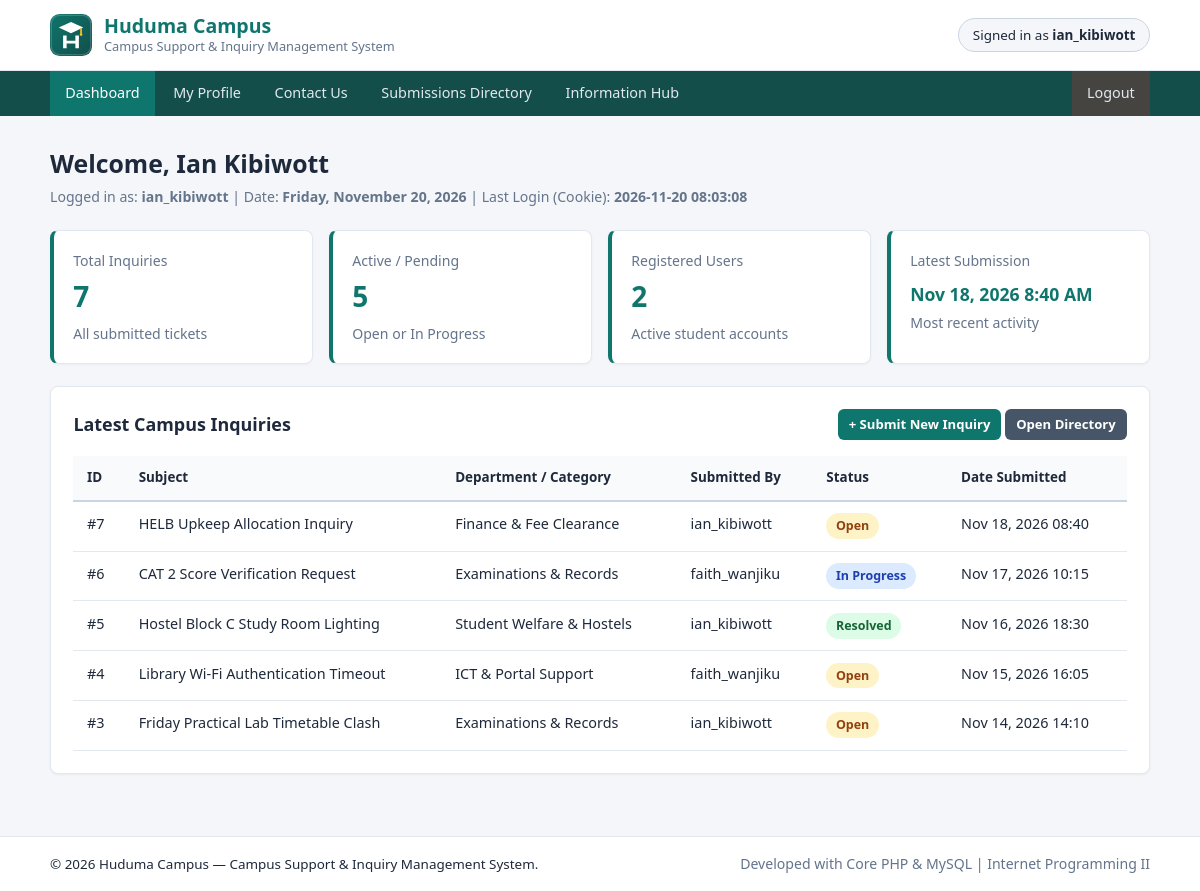
/pages/dashboard.php (signed in), run on the app's committed database.
### tables this page shows
CREATE TABLE submissions (
    id INT AUTO_INCREMENT PRIMARY KEY,
    user_id INT NOT NULL,
    category_id INT NOT NULL,
    sender_name VARCHAR(100) NOT NULL,
    sender_email VARCHAR(120) NOT NULL,
    subject VARCHAR(150) NOT NULL,
    message TEXT NOT NULL,
    status ENUM('Open', 'In Progress', 'Resolved') NOT NULL DEFAULT 'Open',
    created_at DATETIME NOT NULL DEFAULT CURRENT_TIMESTAMP,
    updated_at DATETIME NULL ON UPDATE CURRENT_TIMESTAMP,
     
    CONSTRAINT fk_submissions_user
        FOREIGN KEY (user_id) REFERENCES users(id) ON DELETE CASCADE,
    CONSTRAINT fk_submissions_category
        FOREIGN KEY (category_id) REFERENCES categories(id) ON DELETE RESTRICT,
     
    INDEX idx_submissions_subject (subject),
    INDEX idx_submissions_created (created_at),
    INDEX idx_submissions_status (status)
);

CREATE TABLE categories (
    id INT AUTO_INCREMENT PRIMARY KEY,
    name VARCHAR(80) NOT NULL UNIQUE,
    office_in_charge VARCHAR(100) NOT NULL,
    sla_hours INT NOT NULL DEFAULT 24,
    description VARCHAR(255) NOT NULL
);

CREATE TABLE users (
    id INT AUTO_INCREMENT PRIMARY KEY,
    username VARCHAR(50) NOT NULL UNIQUE,
    email VARCHAR(120) NOT NULL UNIQUE,
    password_hash VARCHAR(255) NOT NULL,
    full_name VARCHAR(100) NOT NULL,
    reg_number VARCHAR(40) NOT NULL DEFAULT 'N/A',
    department VARCHAR(80) NOT NULL DEFAULT 'General',
    created_at DATETIME NOT NULL DEFAULT CURRENT_TIMESTAMP,
     
    INDEX idx_users_email (email),
    INDEX idx_users_username (username)
);

### includes/functions.php (called while the page is built, shortened)
<?php
function getStatusBadgeClass(string $status): string {
    switch ($status) {
        case 'Resolved':
            return 'badge-resolved';
        case 'In Progress':
            return 'badge-progress';
        case 'Open':
        default:
            return 'badge-open';
    }
}

### pages/dashboard.php (the view, shortened to what this page needs)
<?php
require_once __DIR__ . '/../config/db.php';
require_once __DIR__ . '/../includes/functions.php';
$totalSubmissions = (int)$pdo->query("SELECT COUNT(id) FROM submissions")->fetchColumn();
$pendingCount     = (int)$pdo->query("SELECT COUNT(id) FROM submissions WHERE status != 'Resolved'")->fetchColumn();
$totalUsers       = (int)$pdo->query("SELECT COUNT(id) FROM users")->fetchColumn();
$latestDateRaw    = $pdo->query("SELECT MAX(created_at) FROM submissions")->fetchColumn();
$latestSubmissionDate = $latestDateRaw
    ? date('M j, Y g:i A', strtotime($latestDateRaw))
    : 'No submissions recorded';
$recentStmt = $pdo->prepare(
    "SELECT s.id, s.subject, s.status, s.created_at, c.name AS category_name, u.username
     FROM submissions s
     INNER JOIN categories c ON s.category_id = c.id
     INNER JOIN users u ON s.user_id = u.id
     ORDER BY s.created_at DESC
     LIMIT 5"
);
$recentStmt->execute();
$recentSubmissions = $recentStmt->fetchAll();
$lastLoginDisplay = isset($_COOKIE['hc_last_login'])
    ? htmlspecialchars($_COOKIE['hc_last_login'], ENT_QUOTES, 'UTF-8')
    : 'Current active session';
include __DIR__ . '/../includes/header.php';
?>
<section class="page-header">
    <h1>Welcome, <?= htmlspecialchars($_SESSION['full_name'] ?? $_SESSION['username'], ENT_QUOTES, 'UTF-8') ?></h1>
    <p class="muted">
        Logged in as: <strong><?= htmlspecialchars($_SESSION['username'], ENT_QUOTES, 'UTF-8') ?></strong> |
        Date: <strong><?= date('l, F j, Y') ?></strong> |
        Last Login (Cookie): <strong><?= $lastLoginDisplay ?></strong>
    </p>
</section>
<section class="grid-4" aria-label="System Summary Statistics">
    <div class="stat-card">
        <span class="muted">Total Inquiries</span>
        <div class="stat-value"><?= $totalSubmissions ?></div>
        <span class="muted">All submitted tickets</span>
    </div>
    <div class="stat-card">
        <span class="muted">Active / Pending</span>
        <div class="stat-value"><?= $pendingCount ?></div>
        <span class="muted">Open or In Progress</span>
    </div>
    <div class="stat-card">
        <span class="muted">Registered Users</span>
        <div class="stat-value"><?= $totalUsers ?></div>
        <span class="muted">Active student accounts</span>
    </div>
    <div class="stat-card">
        <span class="muted">Latest Submission</span>
        <div class="stat-value" style="font-size:1.1rem; margin-top:0.55rem;">
            <?= htmlspecialchars($latestSubmissionDate, ENT_QUOTES, 'UTF-8') ?>
        </div>
        <span class="muted">Most recent activity</span>
    </div>
</section>
<section class="card">
    <div style="display:flex; justify-content:space-between; align-items:center; flex-wrap:wrap; gap:0.75rem; margin-bottom:1rem;">
        <h2 style="margin:0;">Latest Campus Inquiries</h2>
        <div>
            <a href="<?= BASE_URL ?>/pages/contact.php" class="btn btn-sm">+ Submit New Inquiry</a>
            <a href="<?= BASE_URL ?>/pages/submissions.php" class="btn btn-secondary btn-sm">Open Directory</a>
        </div>
    </div>
    <?php if (empty($recentSubmissions)): ?>
        <p class="muted">No inquiries found in the database.</p>
    <?php else: ?>
        <div class="table-responsive">
            <table class="data-table">
                <thead>
                    <tr>
                        <th>ID</th>
                        <th>Subject</th>
                        <th>Department / Category</th>
                        <th>Submitted By</th>
                        <th>Status</th>
                        <th>Date Submitted</th>
                    </tr>
                </thead>
                <tbody>
                    <?php foreach ($recentSubmissions as $row): ?>
                        <tr>
                            <td>#<?= (int)$row['id'] ?></td>
                            <td><?= htmlspecialchars($row['subject'], ENT_QUOTES, 'UTF-8') ?></td>
                            <td><?= htmlspecialchars($row['category_name'], ENT_QUOTES, 'UTF-8') ?></td>
                            <td><?= htmlspecialchars($row['username'], ENT_QUOTES, 'UTF-8') ?></td>
                            <td>
                                <span class="badge <?= getStatusBadgeClass($row['status']) ?>">
                                    <?= htmlspecialchars($row['status'], ENT_QUOTES, 'UTF-8') ?>
                                </span>
                            </td>
                            <td><?= htmlspecialchars(date('M j, Y H:i', strtotime($row['created_at'])), ENT_QUOTES, 'UTF-8') ?></td>
                        </tr>
                    <?php endforeach; ?>
                </tbody>
            </table>
        </div>
    <?php endif; ?>
</section>
<?php include __DIR__ . '/../includes/footer.php'; ?>

### includes/header.php (shortened to what this page needs)
<?php
$currentTheme = (isset($_COOKIE['hc_theme']) && $_COOKIE['hc_theme'] === 'dark')
    ? 'theme-dark'
    : 'theme-light';
$logoPath = BASE_URL . '/assets/logo.svg';
?>
<!DOCTYPE html>
<html lang="en">
<head>
    <link rel="stylesheet" href="<?= BASE_URL ?>/assets/style.css">
</head>
<body class="<?= $currentTheme ?>">
    <header class="site-header">
        <div class="container header-inner">
            <a href="<?= BASE_URL ?>/index.php" class="brand">
                <img src="<?= htmlspecialchars($logoPath, ENT_QUOTES, 'UTF-8') ?>"
                     alt="Huduma Campus Logo" width="42" height="42">
                <div>
                    <span class="brand-title"><?= APP_NAME ?></span>
                    <span class="brand-sub"><?= APP_SUBTITLE ?></span>
                </div>
            </a>
            <?php if (isset($_SESSION['username'])): ?>
                <div class="user-pill">
                    <span>Signed in as <strong><?= htmlspecialchars($_SESSION['username'], ENT_QUOTES, 'UTF-8') ?></strong></span>
                </div>
            <?php endif; ?>
        </div>
    </header>
    <?php
    include __DIR__ . '/nav.php';
    ?>
    <main class="container main-content">

### includes/nav.php
<?php
$currentPage = basename($_SERVER['PHP_SELF']);
?>
<nav class="site-nav" aria-label="Primary Navigation">
    <div class="container nav-inner">
        <?php if (isset($_SESSION['user_id'])): ?>
            <a href="<?= BASE_URL ?>/pages/dashboard.php" class="<?= $currentPage === 'dashboard.php' ? 'active' : '' ?>">Dashboard</a>
            <a href="<?= BASE_URL ?>/pages/profile.php" class="<?= $currentPage === 'profile.php' ? 'active' : '' ?>">My Profile</a>
            <a href="<?= BASE_URL ?>/pages/contact.php" class="<?= $currentPage === 'contact.php' ? 'active' : '' ?>">Contact Us</a>
            <a href="<?= BASE_URL ?>/pages/submissions.php" class="<?= $currentPage === 'submissions.php' ? 'active' : '' ?>">Submissions Directory</a>
            <a href="<?= BASE_URL ?>/pages/info_hub.php" class="<?= $currentPage === 'info_hub.php' ? 'active' : '' ?>">Information Hub</a>
            <a href="<?= BASE_URL ?>/logout.php" class="nav-logout">Logout</a>
        <?php else: ?>
            <a href="<?= BASE_URL ?>/login.php" class="<?= $currentPage === 'login.php' ? 'active' : '' ?>">Login</a>
            <a href="<?= BASE_URL ?>/register.php" class="<?= $currentPage === 'register.php' ? 'active' : '' ?>">Create Account</a>
        <?php endif; ?>
    </div>
</nav>

### includes/footer.php (shortened to what this page needs)
    </main>
    <footer class="site-footer">
        <div class="container footer-inner">
            <p>&copy; <?= date('Y') ?> <?= APP_NAME ?> — <?= APP_SUBTITLE ?>.</p>
            <p class="muted">Developed with Core PHP &amp; MySQL | Internet Programming II</p>
        </div>
    </footer>
</body>
</html>

### assets/style.css (style rules this page uses)
:root { --bg: #f4f6f9; --surface: #ffffff; --surface-alt: #f8fafc; --text: #1e293b; --muted: #64748b; --border: #cbd5e1; --border-light: #e2e8f0; --primary: #0f766e; --primary-hover: #115e59; --nav-bg: #134e4a; --danger: #dc2626; --danger-hover: #b91c1c; --secondary: #475569; --secondary-hover: #334155; }
*, *::before, *::after { box-sizing: border-box; margin: 0; padding: 0; }
body { font-family: "Segoe UI", Roboto, -apple-system, BlinkMacSystemFont, Arial, sans-serif; background-color: var(--bg); color: var(--text); font-size: 15px; line-height: 1.55; min-height: 100vh; display: flex; flex-direction: column; }
a { color: var(--primary); text-decoration: none; }
.container { width: 100%; max-width: 1140px; margin: 0 auto; padding: 0 1.25rem; }
.site-header { background: var(--surface); border-bottom: 1px solid var(--border-light); padding: 0.85rem 0; }
.header-inner { display: flex; justify-content: space-between; align-items: center; gap: 1rem; flex-wrap: wrap; }
.brand { display: flex; align-items: center; gap: 0.75rem; color: var(--text); text-decoration: none !important; }
.brand-title { display: block; font-size: 1.22rem; font-weight: 700; color: var(--primary); line-height: 1.2; }
.brand-sub { display: block; font-size: 0.8rem; color: var(--muted); }
.user-pill { background: var(--bg); border: 1px solid var(--border); padding: 0.35rem 0.85rem; border-radius: 999px; font-size: 0.84rem; }
.site-nav { background: var(--nav-bg); }
.nav-inner { display: flex; align-items: center; flex-wrap: wrap; gap: 0.2rem; }
.site-nav a { color: #e2e8f0; text-decoration: none !important; padding: 0.68rem 0.95rem; font-size: 0.9rem; font-weight: 500; }
.site-nav a:hover, .site-nav a.active { background: var(--primary); color: #ffffff; }
.site-nav a.nav-logout { margin-left: auto; background: rgba(220, 38, 38, 0.25); }
.main-content { flex: 1; padding: 1.75rem 1.25rem 2.5rem; }
.page-header { margin-bottom: 1.4rem; }
.page-header h1 { font-size: 1.55rem; font-weight: 700; margin-bottom: 0.25rem; }
.muted { color: var(--muted); font-size: 0.88rem; }
.card { background: var(--surface); border: 1px solid var(--border-light); border-radius: 8px; padding: 1.4rem; margin-bottom: 1.4rem; box-shadow: 0 1px 3px rgba(0, 0, 0, 0.05); }
.card h2, .card h3 { font-size: 1.12rem; font-weight: 700; margin-bottom: 0.85rem; }
.grid-4 { display: grid; grid-template-columns: repeat(auto-fit, minmax(210px, 1fr)); gap: 1rem; margin-bottom: 1.4rem; }
.stat-card { background: var(--surface); border: 1px solid var(--border-light); border-left: 4px solid var(--primary); border-radius: 8px; padding: 1.1rem 1.2rem; box-shadow: 0 1px 3px rgba(0, 0, 0, 0.04); }
.stat-value { font-size: 1.75rem; font-weight: 700; color: var(--primary); margin: 0.2rem 0; }
.btn { display: inline-block; background: var(--primary); color: #ffffff !important; border: none; padding: 0.58rem 1.05rem; border-radius: 6px; font-size: 0.9rem; font-weight: 600; cursor: pointer; text-decoration: none !important; text-align: center; white-space: nowrap; }
.btn-secondary { background: var(--secondary); }
.btn-sm { padding: 0.32rem 0.68rem; font-size: 0.82rem; }
.badge { display: inline-block; padding: 0.2rem 0.6rem; border-radius: 999px; font-size: 0.78rem; font-weight: 600; white-space: nowrap; }
.badge-open { background: #fef3c7; color: #92400e; }
.badge-progress { background: #dbeafe; color: #1e40af; }
.badge-resolved { background: #dcfce7; color: #166534; }
.table-responsive { overflow-x: auto; }
.data-table { width: 100%; border-collapse: collapse; font-size: 0.9rem; }
.data-table th, .data-table td { padding: 0.72rem 0.85rem; border-bottom: 1px solid var(--border-light); text-align: left; vertical-align: top; }
.data-table th { background: var(--surface-alt); font-weight: 600; font-size: 0.84rem; border-bottom: 2px solid var(--border); white-space: nowrap; }
.site-footer { background: var(--surface); border-top: 1px solid var(--border-light); padding: 1rem 0; margin-top: auto; }
.footer-inner { display: flex; justify-content: space-between; align-items: center; flex-wrap: wrap; gap: 0.5rem; font-size: 0.84rem; }

### data on the page
submissions: id "7", subject "HELB Upkeep Allocation Inquiry", category.name "Finance & Fee Clearance", user.username "ian_kibiwott", status "Open", created_at "Nov 18, 2026 08:40"
submissions: id "6", subject "CAT 2 Score Verification Request", category.name "Examinations & Records", user.username "faith_wanjiku", status "In Progress", created_at "Nov 17, 2026 10:15"
submissions: id "5", subject "Hostel Block C Study Room Lighting", category.name "Student Welfare & Hostels", user.username "ian_kibiwott", status "Resolved", created_at "Nov 16, 2026 18:30"
submissions: id "4", subject "Library Wi-Fi Authentication Timeout", category.name "ICT & Portal Support", user.username "faith_wanjiku", status "Open", created_at "Nov 15, 2026 16:05"
submissions: id "3", subject "Friday Practical Lab Timetable Clash", category.name "Examinations & Records", user.username "ian_kibiwott", status "Open", created_at "Nov 14, 2026 14:10"

### other printed values
APP_NAME "Huduma Campus"
APP_SUBTITLE "Campus Support & Inquiry Management System"
$_SESSION['username'] "ian_kibiwott"
$_SESSION['full_name'] "Ian Kibiwott"
$lastLoginDisplay "2026-11-20 08:03:08"
$totalSubmissions "7"
$pendingCount "5"
$totalUsers "2"
$latestSubmissionDate "Nov 18, 2026 8:40 AM"
